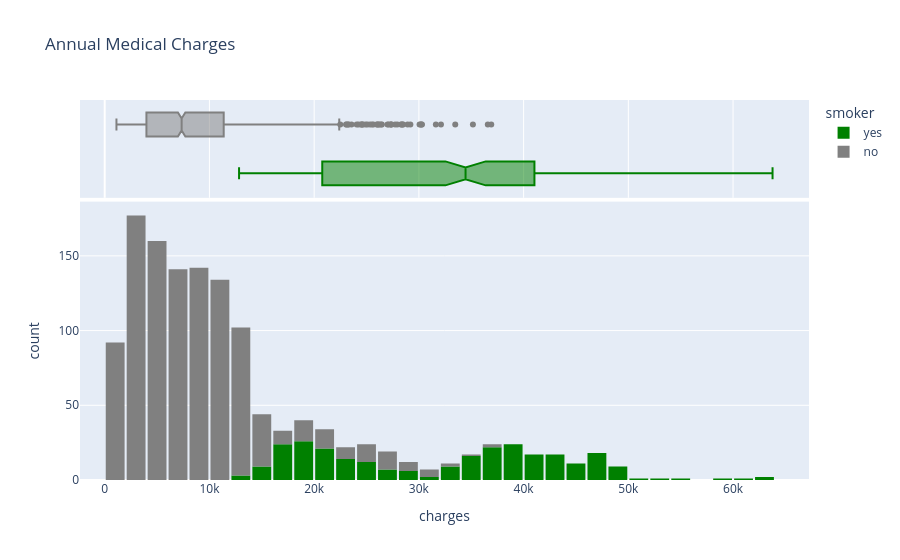

Source (notebook cell):
### Code cell
fig = px.histogram(insurance_df, 
                   x = 'charges', 
                   marginal = 'box', 
                   color = 'smoker', 
                   color_discrete_sequence = ['green', 'grey'], 
                   title = 'Annual Medical Charges')
fig.update_layout(bargap = 0.1)
fig.show()

### Figure 1 — Plotly figure (JSON) as saved in the notebook; plotly's stock layout.template omitted (floating-point values rounded to 4 significant figures; data arrays with more than 128 entries replaced by an {"elided": "..."} marker saying what was removed)
{"data": [{"bingroup": "x", "hovertemplate": "smoker=yes<br>charges=%{x}<br>count=%{y}<extra></extra>", "legendgroup": "yes", "marker": {"color": "green", "pattern": {"shape": ""}}, "name": "yes", "orientation": "v", "showlegend": true, "type": "histogram", "x": {"elided": "274 float values"}, "xaxis": "x", "yaxis": "y"}, {"hovertemplate": "smoker=yes<br>charges=%{x}<extra></extra>", "legendgroup": "yes", "marker": {"color": "green"}, "name": "yes", "notched": true, "showlegend": false, "type": "box", "x": {"elided": "274 float values"}, "xaxis": "x2", "yaxis": "y2"}, {"bingroup": "x", "hovertemplate": "smoker=no<br>charges=%{x}<br>count=%{y}<extra></extra>", "legendgroup": "no", "marker": {"color": "grey", "pattern": {"shape": ""}}, "name": "no", "orientation": "v", "showlegend": true, "type": "histogram", "x": {"elided": "1064 float values"}, "xaxis": "x", "yaxis": "y"}, {"hovertemplate": "smoker=no<br>charges=%{x}<extra></extra>", "legendgroup": "no", "marker": {"color": "grey"}, "name": "no", "notched": true, "showlegend": false, "type": "box", "x": {"elided": "1064 float values"}, "xaxis": "x2", "yaxis": "y2"}], "layout": {"bargap": 0.1, "barmode": "relative", "legend": {"title": {"text": "smoker"}, "tracegroupgap": 0}, "title": {"text": "Annual Medical Charges"}, "xaxis": {"anchor": "y", "domain": [0, 1], "title": {"text": "charges"}}, "xaxis2": {"anchor": "y2", "domain": [0, 1], "matches": "x", "showgrid": true, "showticklabels": false}, "yaxis": {"anchor": "x", "domain": [0, 0.7326], "title": {"text": "count"}}, "yaxis2": {"anchor": "x2", "domain": [0.7426, 1], "matches": "y2", "showgrid": false, "showline": false, "showticklabels": false, "ticks": ""}}}
